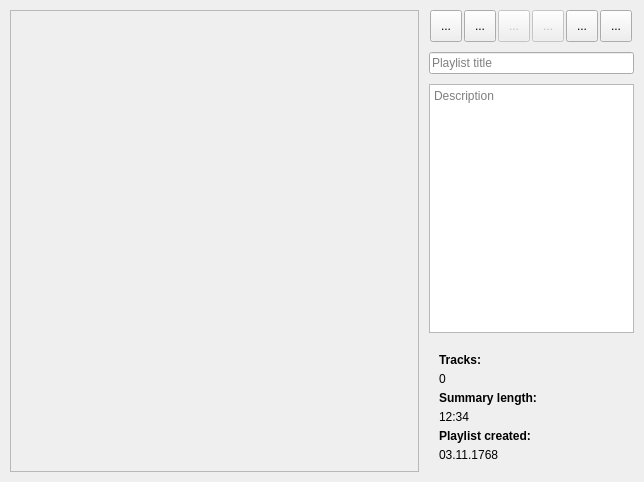
<?xml version="1.0" encoding="UTF-8"?>
<ui version="4.0">
 <class>Form</class>
 <widget class="QWidget" name="Form">
  <property name="geometry">
   <rect>
    <x>0</x>
    <y>0</y>
    <width>644</width>
    <height>482</height>
   </rect>
  </property>
  <property name="windowTitle">
   <string>Form</string>
  </property>
  <layout class="QGridLayout" name="gridLayout">
   <property name="leftMargin">
    <number>10</number>
   </property>
   <property name="topMargin">
    <number>10</number>
   </property>
   <property name="rightMargin">
    <number>10</number>
   </property>
   <property name="bottomMargin">
    <number>10</number>
   </property>
   <property name="horizontalSpacing">
    <number>10</number>
   </property>
   <property name="verticalSpacing">
    <number>0</number>
   </property>
   <item row="0" column="0">
    <widget class="QScrollArea" name="tracks_scroll_area">
     <property name="sizePolicy">
      <sizepolicy hsizetype="Preferred" vsizetype="Preferred">
       <horstretch>2</horstretch>
       <verstretch>0</verstretch>
      </sizepolicy>
     </property>
     <property name="widgetResizable">
      <bool>true</bool>
     </property>
     <widget class="QWidget" name="scroll_area_content">
      <property name="geometry">
       <rect>
        <x>0</x>
        <y>0</y>
        <width>407</width>
        <height>460</height>
       </rect>
      </property>
     </widget>
    </widget>
   </item>
   <item row="0" column="1">
    <widget class="QStackedWidget" name="stackedWidget">
     <property name="sizePolicy">
      <sizepolicy hsizetype="Preferred" vsizetype="Preferred">
       <horstretch>1</horstretch>
       <verstretch>0</verstretch>
      </sizepolicy>
     </property>
     <property name="maximumSize">
      <size>
       <width>225</width>
       <height>16777215</height>
      </size>
     </property>
     <property name="currentIndex">
      <number>1</number>
     </property>
     <widget class="QWidget" name="page">
      <layout class="QVBoxLayout" name="verticalLayout">
       <property name="leftMargin">
        <number>0</number>
       </property>
       <property name="topMargin">
        <number>0</number>
       </property>
       <property name="rightMargin">
        <number>0</number>
       </property>
       <property name="bottomMargin">
        <number>0</number>
       </property>
       <item>
        <widget class="QWidget" name="search_properties" native="true">
         <property name="sizePolicy">
          <sizepolicy hsizetype="Preferred" vsizetype="Preferred">
           <horstretch>1</horstretch>
           <verstretch>0</verstretch>
          </sizepolicy>
         </property>
         <layout class="QVBoxLayout" name="verticalLayout_5">
          <property name="leftMargin">
           <number>5</number>
          </property>
          <property name="topMargin">
           <number>5</number>
          </property>
          <property name="rightMargin">
           <number>5</number>
          </property>
          <property name="bottomMargin">
           <number>5</number>
          </property>
          <item>
           <widget class="QPushButton" name="button_back">
            <property name="focusPolicy">
             <enum>Qt::NoFocus</enum>
            </property>
            <property name="text">
             <string> Back</string>
            </property>
           </widget>
          </item>
          <item>
           <widget class="QScrollArea" name="properties_area">
            <property name="sizePolicy">
             <sizepolicy hsizetype="Preferred" vsizetype="Preferred">
              <horstretch>0</horstretch>
              <verstretch>1</verstretch>
             </sizepolicy>
            </property>
            <property name="widgetResizable">
             <bool>true</bool>
            </property>
            <widget class="QWidget" name="scrollAreaWidgetContents_4">
             <property name="geometry">
              <rect>
               <x>0</x>
               <y>0</y>
               <width>98</width>
               <height>28</height>
              </rect>
             </property>
             <property name="layoutDirection">
              <enum>Qt::LeftToRight</enum>
             </property>
             <layout class="QVBoxLayout" name="verticalLayout_9"/>
            </widget>
           </widget>
          </item>
         </layout>
        </widget>
       </item>
      </layout>
     </widget>
     <widget class="QWidget" name="page_2">
      <layout class="QVBoxLayout" name="verticalLayout_2">
       <property name="spacing">
        <number>10</number>
       </property>
       <property name="leftMargin">
        <number>0</number>
       </property>
       <property name="topMargin">
        <number>0</number>
       </property>
       <property name="rightMargin">
        <number>0</number>
       </property>
       <property name="bottomMargin">
        <number>0</number>
       </property>
       <item>
        <layout class="QHBoxLayout" name="horizontalLayout_2">
         <property name="spacing">
          <number>1</number>
         </property>
         <item>
          <widget class="QToolButton" name="button_play">
           <property name="minimumSize">
            <size>
             <width>32</width>
             <height>32</height>
            </size>
           </property>
           <property name="toolTip">
            <string>Add whole playlist to play queue.</string>
           </property>
           <property name="toolTipDuration">
            <number>-2</number>
           </property>
           <property name="statusTip">
            <string/>
           </property>
           <property name="text">
            <string>...</string>
           </property>
          </widget>
         </item>
         <item>
          <widget class="QToolButton" name="button_edit">
           <property name="minimumSize">
            <size>
             <width>32</width>
             <height>32</height>
            </size>
           </property>
           <property name="toolTip">
            <string>Edit playlist tracks: add or delete.</string>
           </property>
           <property name="toolTipDuration">
            <number>-2</number>
           </property>
           <property name="text">
            <string>...</string>
           </property>
          </widget>
         </item>
         <item>
          <widget class="QToolButton" name="button_download">
           <property name="enabled">
            <bool>false</bool>
           </property>
           <property name="minimumSize">
            <size>
             <width>32</width>
             <height>32</height>
            </size>
           </property>
           <property name="toolTip">
            <string>Download all tracks into playlist (auto).</string>
           </property>
           <property name="toolTipDuration">
            <number>-2</number>
           </property>
           <property name="text">
            <string>...</string>
           </property>
          </widget>
         </item>
         <item>
          <widget class="QToolButton" name="button_export">
           <property name="enabled">
            <bool>false</bool>
           </property>
           <property name="minimumSize">
            <size>
             <width>32</width>
             <height>32</height>
            </size>
           </property>
           <property name="toolTip">
            <string>Export playlist to file/folder.</string>
           </property>
           <property name="toolTipDuration">
            <number>-2</number>
           </property>
           <property name="text">
            <string>...</string>
           </property>
          </widget>
         </item>
         <item>
          <widget class="QToolButton" name="button_delete">
           <property name="minimumSize">
            <size>
             <width>32</width>
             <height>32</height>
            </size>
           </property>
           <property name="toolTip">
            <string>Delete this playlist.</string>
           </property>
           <property name="toolTipDuration">
            <number>-2</number>
           </property>
           <property name="text">
            <string>...</string>
           </property>
          </widget>
         </item>
         <item>
          <widget class="QToolButton" name="button_return">
           <property name="minimumSize">
            <size>
             <width>32</width>
             <height>32</height>
            </size>
           </property>
           <property name="toolTip">
            <string>Go back.</string>
           </property>
           <property name="toolTipDuration">
            <number>-3</number>
           </property>
           <property name="text">
            <string>...</string>
           </property>
          </widget>
         </item>
        </layout>
       </item>
       <item>
        <widget class="QLineEdit" name="playlist_title">
         <property name="focusPolicy">
          <enum>Qt::ClickFocus</enum>
         </property>
         <property name="contextMenuPolicy">
          <enum>Qt::PreventContextMenu</enum>
         </property>
         <property name="maxLength">
          <number>32</number>
         </property>
         <property name="placeholderText">
          <string>Playlist title</string>
         </property>
        </widget>
       </item>
       <item>
        <widget class="QPlainTextEdit" name="playlist_desc">
         <property name="focusPolicy">
          <enum>Qt::ClickFocus</enum>
         </property>
         <property name="maximumBlockCount">
          <number>2</number>
         </property>
         <property name="placeholderText">
          <string>Description</string>
         </property>
        </widget>
       </item>
       <item>
        <widget class="QWidget" name="props" native="true">
         <property name="focusPolicy">
          <enum>Qt::ClickFocus</enum>
         </property>
         <layout class="QVBoxLayout" name="verticalLayout_3">
          <property name="spacing">
           <number>5</number>
          </property>
          <property name="leftMargin">
           <number>10</number>
          </property>
          <property name="topMargin">
           <number>10</number>
          </property>
          <property name="rightMargin">
           <number>10</number>
          </property>
          <property name="bottomMargin">
           <number>10</number>
          </property>
          <item>
           <widget class="QLabel" name="label1">
            <property name="font">
             <font>
              <weight>75</weight>
              <bold>true</bold>
             </font>
            </property>
            <property name="focusPolicy">
             <enum>Qt::ClickFocus</enum>
            </property>
            <property name="text">
             <string>Tracks:</string>
            </property>
           </widget>
          </item>
          <item>
           <widget class="QLabel" name="label_tracks">
            <property name="text">
             <string>0</string>
            </property>
           </widget>
          </item>
          <item>
           <widget class="QLabel" name="label2">
            <property name="font">
             <font>
              <weight>75</weight>
              <bold>true</bold>
             </font>
            </property>
            <property name="text">
             <string>Summary length:</string>
            </property>
           </widget>
          </item>
          <item>
           <widget class="QLabel" name="label_length">
            <property name="text">
             <string>12:34</string>
            </property>
           </widget>
          </item>
          <item>
           <widget class="QLabel" name="label3">
            <property name="font">
             <font>
              <weight>75</weight>
              <bold>true</bold>
             </font>
            </property>
            <property name="text">
             <string>Playlist created:</string>
            </property>
           </widget>
          </item>
          <item>
           <widget class="QLabel" name="label_created">
            <property name="text">
             <string>03.11.1768</string>
            </property>
           </widget>
          </item>
         </layout>
        </widget>
       </item>
      </layout>
     </widget>
    </widget>
   </item>
  </layout>
 </widget>
 <resources/>
 <connections/>
</ui>
